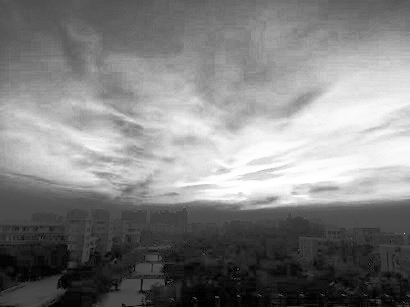
#> input picture mna-003-vision-computadora/homeworks/2.6-algoritmos-mejoramiento-pixeles/Images/image4.bmp, 410 x 307 px, found by its file name
$ jupyter execute --allow-errors module4_histogram-equalization.ipynb
#> lines starting #> are read from the running program, lines starting #| are printed output that depends on the picture
# Histogram Equalization

[cell 1]
import os
import cv2
import random
import numpy as np
import seaborn as sns
import matplotlib.pyplot as plt

### Grayscale histograms without a mask

[cell 2]
image = cv2.imread('../datasets/image4.bmp')
#> image is the input picture: shape (307, 410, 3); min 0, max 255, mean 128.9
image_gray = cv2.cvtColor(image, cv2.COLOR_BGR2GRAY)
hist = cv2.calcHist([image_gray], [0], None, [256], [0, 256])
#> hist = 256 values, max 2702 at index 20, min 0 at index 3, mean 491.7

sns.lineplot(hist)
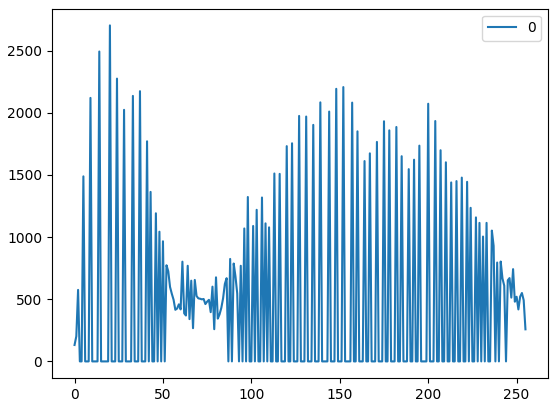
#> figure drawn by matplotlib, 1 panel; curve peaks at x = 20, y = 2702

[cell 3]
image = cv2.imread('../datasets/mountain.jpg')

colors = ('b', 'g', 'r')

#> (the rest of this cell did not finish here and is left out)

### Histogram equalization

[cell 4]
image = cv2.imread('../datasets/mountain.jpg')
#> (the rest of this cell did not finish here and is left out)

### Contrast Limited Adaptive Histogram Equalization

[cell 5]
clahe = cv2.createCLAHE(clipLimit=2.0)
gray_image_clahe = clahe.apply(image_gray)
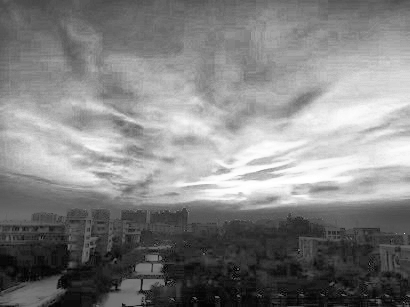
#> gray_image_clahe: shape (307, 410); min 1, max 255, mean 129.8


hist = cv2.calcHist([gray_image_clahe], [0], None, [256], [0,256])
#> hist = 256 values, max 782 at index 112, min 0 at index 0, mean 491.7


fig, ax = plt.subplots(2,2)
ax = ax.ravel()
ax[0].imshow(gray_image_clahe, cmap='gray')
ax[1].plot(hist)
ax[2].imshow(image_gray, cmap='gray')
#> (the rest of this cell did not finish here and is left out)

$ run again, with mna-003-vision-computadora/homeworks/2.6-algoritmos-mejoramiento-pixeles/Images/image3.bmp copied over mna-003-vision-computadora/homeworks/2.6-algoritmos-mejoramiento-pixeles/Images/image4.bmp
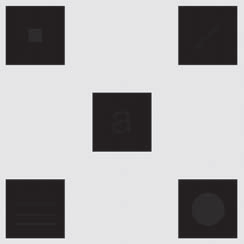
#> input picture mna-003-vision-computadora/homeworks/2.6-algoritmos-mejoramiento-pixeles/Images/image3.bmp, 244 x 244 px, found by its file name
#> image is the input picture: shape (244, 244, 3); mean B, G, R 173.4, 172.3, 173.4
#> `hist = cv2.calcHist([image_gray], [0], None, [256], [0, 256])`: hist = 256 values, max 36077 at index 230, min 0 at index 0, mean 232.6
#> `[cell 2] image = cv2.imread('../datasets/image4.bmp') image_gray = cv2..`:
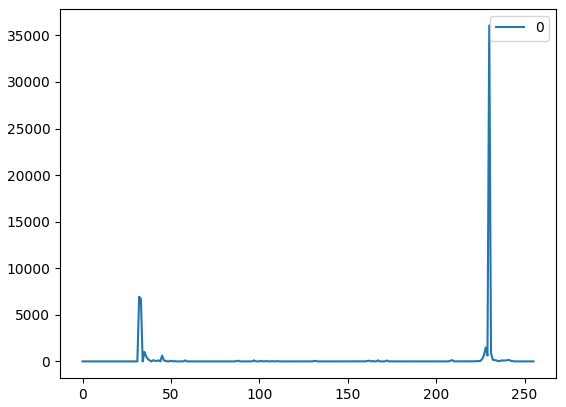
#> figure drawn by matplotlib, 1 panel; curve peaks at x = 230, y = 36077
#> `hist = cv2.calcHist([gray_image_clahe], [0], None, [256], [0,256])`: hist = 256 values, max 7639 at index 235, min 0 at index 0, mean 232.6
